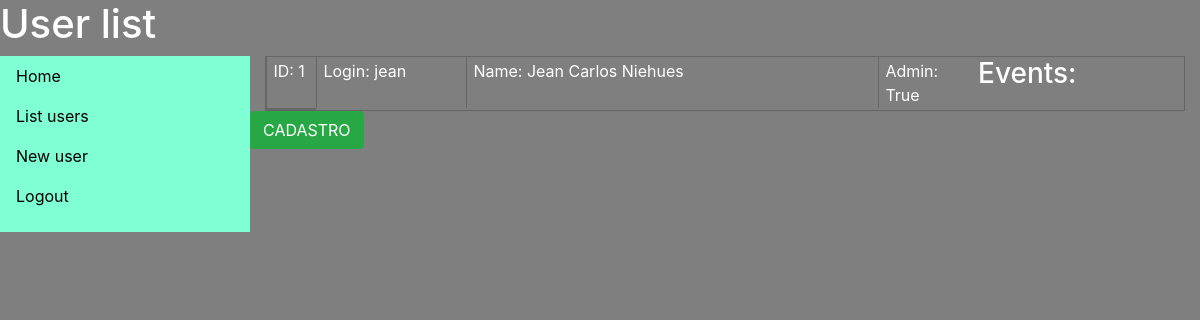
Page /users/1 on the committed database.
### models/calendar_model.py (models this page shows)
class User(SQLModel, table=True):
    id: Optional[int] = Field(default=None, primary_key=True, nullable=False)
    user_name: str = Field(index=True)
    name: str = Field(index=True)
    admin: bool = Field(nullable=True)
    password: str = Field(nullable=False)
    events: List["Event"] = Relationship(back_populates="users")

### views/user.py (the view)
@app.route('/users/<id>', methods=['GET', 'POST', 'PATCH', 'DELETE'])
def user_manager(id):
    match request.method:
        case 'GET':
            users_list = listUsers(id)
            print(users_list)
            return render_template('list_single_user.html', title = 'User list', user=users_list)
        case 'POST':
            pass
        case 'PATCH':
            isAdmin = False
            if request.form['admin'] == "True":
                isAdmin = True
            updateUser(id, request.form['name'], isAdmin )
            flash(f"User {request.form['user_name']} altered.")
            return redirect(url_for("home"))
        case 'DELETE':
            deleteUser(id)
            flash("Usuário deletado")
            return "APAGOU!"
        case _:
            pass

### controller/users_controller.py (called while the page is built)
def listUsers(id=None, user_name=None):
    with Session(engine) as session:
        if id is not None or user_name is not None:
            statement = select(User).where(User.id == id).options(selectinload(User.events))
            user = session.exec(statement)
            return user.first()
        else:
            statement = select(User).options(selectinload(User.events))
            user = session.exec(statement)
            return user.all()

### templates/list_single_user.html (shortened to what this page needs)
{% extends "template.html" %}
{% block content %}
<body>
    <div class="container listapessoas">
        <ul>
                <li>ID: {{ user.id }} </li>
                <li>Login: {{ user.user_name }}</li>
                <li>Name: {{ user.name }}</li>
                <li>Admin: {{ user.admin }}</li>
                    <h3>Events:</h3>
                    <ul>
                    </ul>
        </ul>
    </div>
    <a href="/new_user" class="btn btn-success">CADASTRO</a>
</body>
{% endblock content %}

### static/style.css (style rules this page uses)
body { background-color: rgba(0, 0, 0, .5); color: white; }
ul li { list-style-type:none; }
a { color: black; }
.listapessoas ul { display: grid; grid-template-columns: minmax(30px, 50px) minmax(30px, 150px) 2fr 100px 1fr; padding-left: 0px; border: 1px solid #666; margin: 0px; }
.listapessoas ul li { display: inline-flex; border-left: 1px solid #666; padding: .1rem .4rem; }

### rows in the picture
User: id "1", user_name "jean", name "Jean Carlos Niehues", admin "True"

### other values in the picture
{{ title }} "User list"
